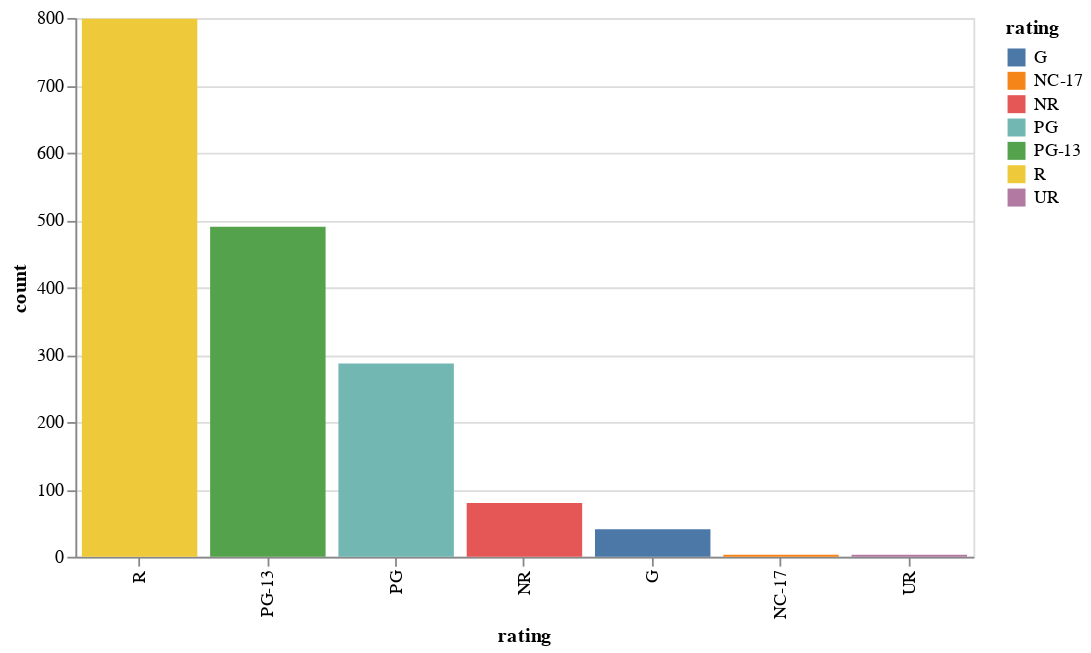

Write notebook code for a chart like this one.
### Markdown cell above
The film rating system is used in the United States to rate a motion picture's suitability for certain audiences based on its content.

The MPA film ratings are as follows:

* G – General Audiences
* PG – Parental Guidance Suggested
* PG-13 – Parents Strongly Cautioned
* R – Restricted
* NC-17 – Adults Only
* NR - Not Rated
* UR - Unrated

We can leverage `IN` clause to filter out the videos with film ratings:

### Code cell
%%sql

SELECT
    rating,
    count(*) as count
FROM 'netflix.csv.gz'
GROUP BY rating
HAVING rating IN ('G', 'PG', 'PG-13', 'R', 'NC-17', 'NR', 'UR')
ORDER BY count
DESC

### Figure 1 — Vega-Lite specification as saved in the notebook (floating-point values rounded to 4 significant figures)
{"config": {"view": {"continuousWidth": 300, "continuousHeight": 300}}, "data": {"name": "data-a248e1f04a41a36e447196790d8cc813"}, "mark": {"type": "bar"}, "encoding": {"color": {"field": "rating", "type": "nominal"}, "tooltip": [{"field": "rating", "type": "nominal"}, {"field": "count", "type": "quantitative"}], "x": {"field": "rating", "sort": null, "type": "nominal"}, "y": {"field": "count", "type": "quantitative"}}, "height": 300, "width": 500, "$schema": "https://vega.github.io/schema/vega-lite/v5.8.0.json", "datasets": {"data-a248e1f04a41a36e447196790d8cc813": [{"rating": "R", "count": 799}, {"rating": "PG-13", "count": 490}, {"rating": "PG", "count": 287}, {"rating": "NR", "count": 80}, {"rating": "G", "count": 41}, {"rating": "NC-17", "count": 3}, {"rating": "UR", "count": 3}]}}
